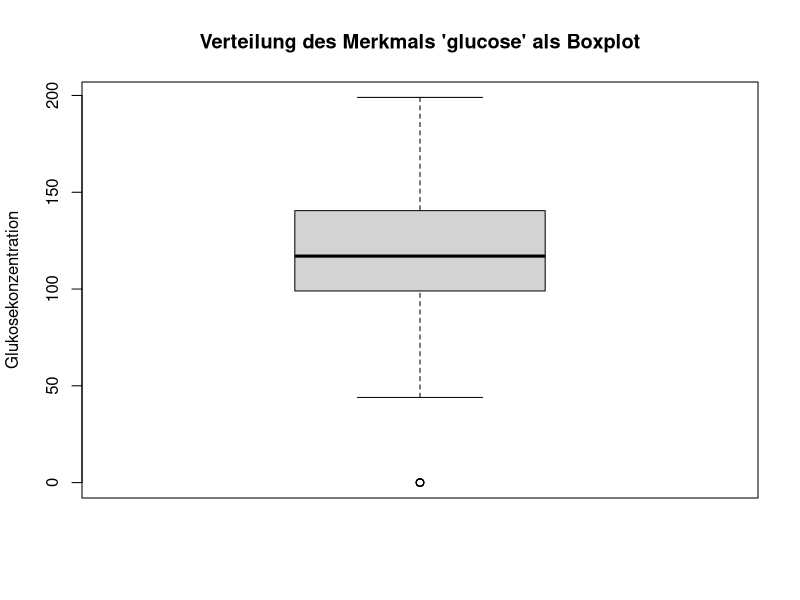
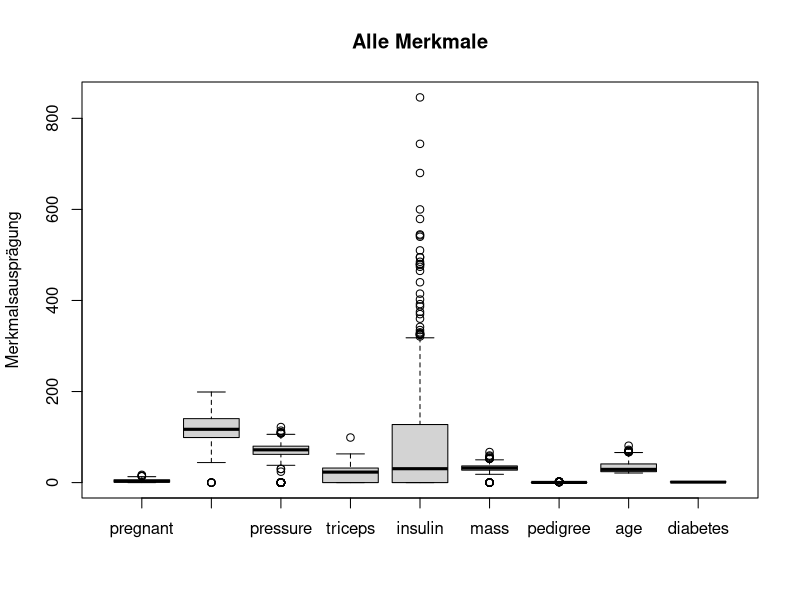
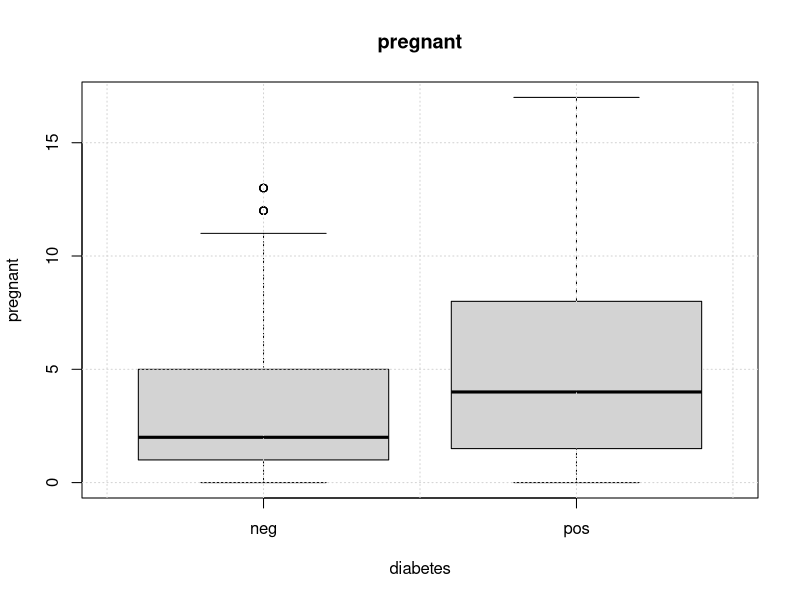
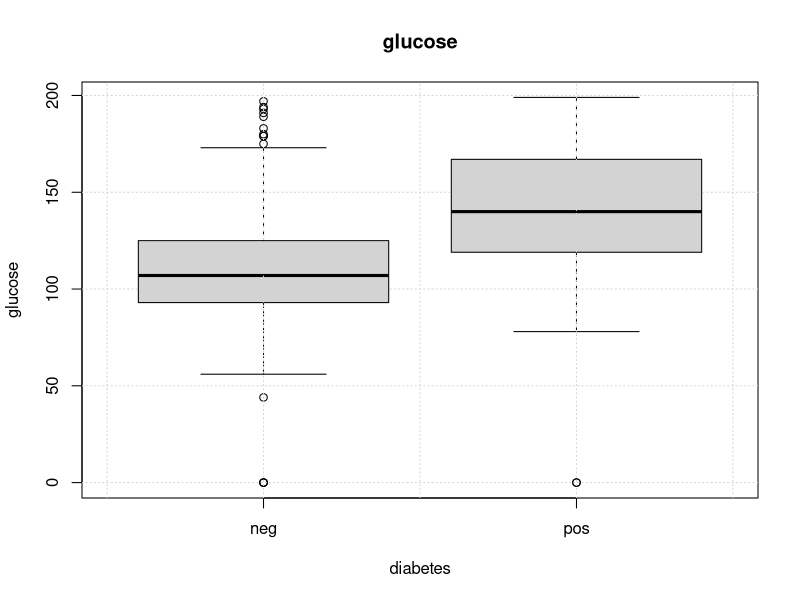
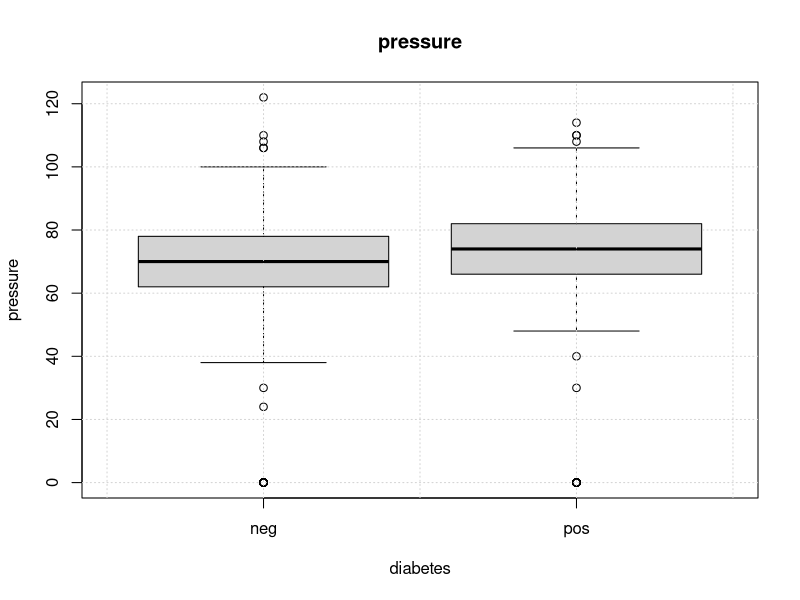
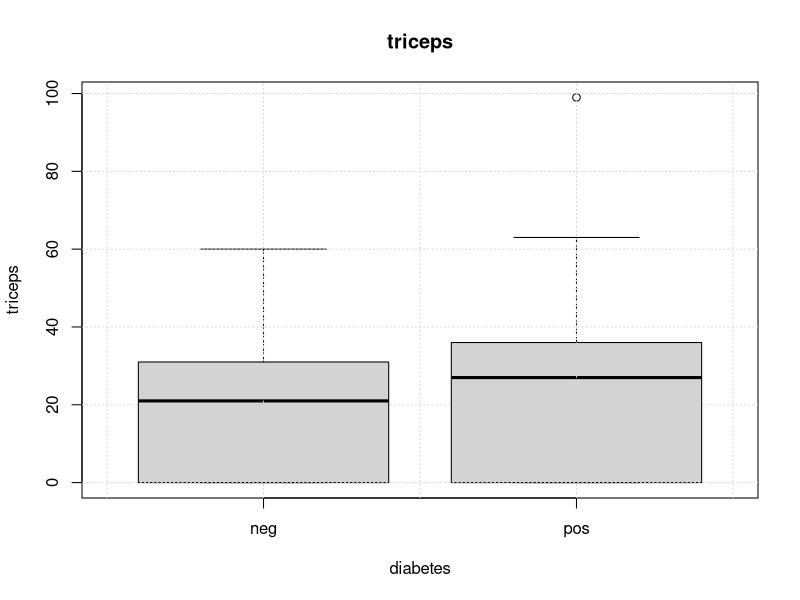
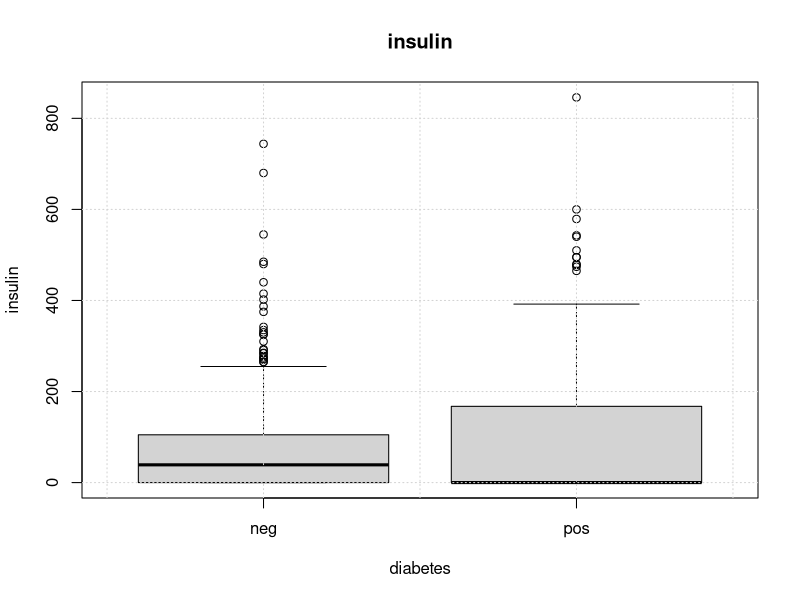
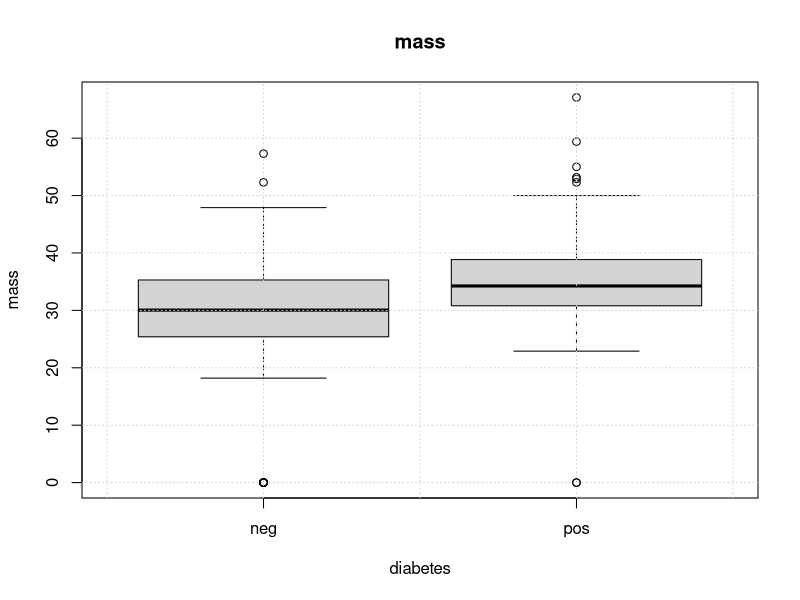

Source code (R) for these figures, in order:
################################################################################
## Boxplot-Darstellung von mehreren Beobachtungen
## unter ausschliesslicher Verwendung der R-Basis-Grafik
##
## Guenter Faes, https://www.faes.de/ad-oculos/
## Version 1.0, 04.10.2020
##
## RStudio: Version 1.4.1717
## R-Version: R-4.1.0
##
## Inspiration: Rolling Your RS (Blog), Base Graphics "The Drunk Uncle" of R ?
################################################################################

## Laden der Beispieldaten aus dem Paket mlbench:
library(mlbench)  # Machine Learning Benchmark Problems
data(PimaIndiansDiabetes)

## Information zum Datensatz PimaIndiansDiabetes:
# pregnant:	Number of times pregnant
# glucose:	Plasma glucose concentration (glucose tolerance test)
# pressure:	Diastolic blood pressure (mm Hg)
# triceps:	Triceps skin fold thickness (mm)
# insulin:	2-Hour serum insulin (mu U/ml)
# mass:   	Body mass index (weight in kg/(height in m)\^2)
# pedigree:	Diabetes pedigree function
# age:    	Age (years)
# diabetes:	Class variable (test for diabetes)


## Nur um den Datensatznamen handlicher zu machen:
PID <- PimaIndiansDiabetes

## Ein paar Informationen ueber den Datensatz:
# (Es wird keinerlei Bearbeitung des Datensatzes vorgenommen!)
View(PID)    # Darstellung als Tabelle    
str(PID)     # Darstellung der Struktur
summary(PID) # Beschreibung der Verteilung


## Darstellung eines Merkmals als Boxplot:
boxplot(PID$glucose, main = "Verteilung des Merkmals 'glucose' als Boxplot", ylab = "Glukosekonzentration")

## Alle Merkmale als Uebersicht darstellen:
boxplot(PID, main = "Alle Merkmale", ylab = "Merkmalsausprägung")

## Einzelne grafische Darstellung der Merkmale:
for (ii in 1:(ncol(PID)-1)) {
  form <- as.formula(paste(names(PID)[ii]," ~ diabetes",sep=""))
  boxplot(form,data=PID,main=names(PID)[ii])
  grid()
}

## Grafische Darstellung der Merkmale in einem Bild:

par(mfrow=c(2,4)) # 2 * 4 Grafiken in einer Darstellung

for (ii in 1:(ncol(PID)-1)) {
  form <- as.formula(paste(names(PID)[ii]," ~ diabetes",sep=""))
  boxplot(form,data=PID,main=names(PID)[ii])
  grid()
}

par(mfrow=c(1,1)) # Grafikparameter wieder auf eine Darstellung pro Window einstellen.
